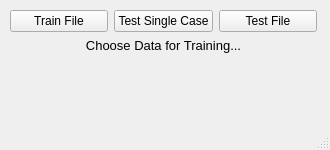
<?xml version="1.0" encoding="UTF-8"?>
<ui version="4.0">
 <class>MainWindow</class>
 <widget class="QMainWindow" name="MainWindow">
  <property name="geometry">
   <rect>
    <x>0</x>
    <y>0</y>
    <width>330</width>
    <height>150</height>
   </rect>
  </property>
  <property name="sizePolicy">
   <sizepolicy hsizetype="Fixed" vsizetype="Fixed">
    <horstretch>0</horstretch>
    <verstretch>0</verstretch>
   </sizepolicy>
  </property>
  <property name="minimumSize">
   <size>
    <width>330</width>
    <height>150</height>
   </size>
  </property>
  <property name="maximumSize">
   <size>
    <width>330</width>
    <height>150</height>
   </size>
  </property>
  <property name="contextMenuPolicy">
   <enum>Qt::NoContextMenu</enum>
  </property>
  <property name="windowTitle">
   <string>Decision Tree Project</string>
  </property>
  <widget class="QWidget" name="centralwidget">
   <widget class="QWidget" name="">
    <property name="geometry">
     <rect>
      <x>10</x>
      <y>10</y>
      <width>307</width>
      <height>81</height>
     </rect>
    </property>
    <layout class="QVBoxLayout" name="verticalLayout">
     <item>
      <layout class="QHBoxLayout" name="horizontalLayout">
       <item>
        <widget class="QPushButton" name="Train_File_Btn">
         <property name="text">
          <string>Train File</string>
         </property>
        </widget>
       </item>
       <item>
        <widget class="QPushButton" name="Test_Single_Btn">
         <property name="enabled">
          <bool>true</bool>
         </property>
         <property name="text">
          <string>Test Single Case</string>
         </property>
        </widget>
       </item>
       <item>
        <widget class="QPushButton" name="Test_File_Btn">
         <property name="enabled">
          <bool>true</bool>
         </property>
         <property name="text">
          <string>Test File</string>
         </property>
        </widget>
       </item>
      </layout>
     </item>
     <item>
      <widget class="QLabel" name="Show_Label">
       <property name="font">
        <font>
         <pointsize>10</pointsize>
        </font>
       </property>
       <property name="text">
        <string>Choose Data for Training...</string>
       </property>
       <property name="alignment">
        <set>Qt::AlignHCenter|Qt::AlignTop</set>
       </property>
      </widget>
     </item>
    </layout>
   </widget>
  </widget>
  <widget class="QMenuBar" name="menubar">
   <property name="geometry">
    <rect>
     <x>0</x>
     <y>0</y>
     <width>330</width>
     <height>26</height>
    </rect>
   </property>
  </widget>
  <widget class="QStatusBar" name="statusbar"/>
 </widget>
 <resources/>
 <connections/>
</ui>
